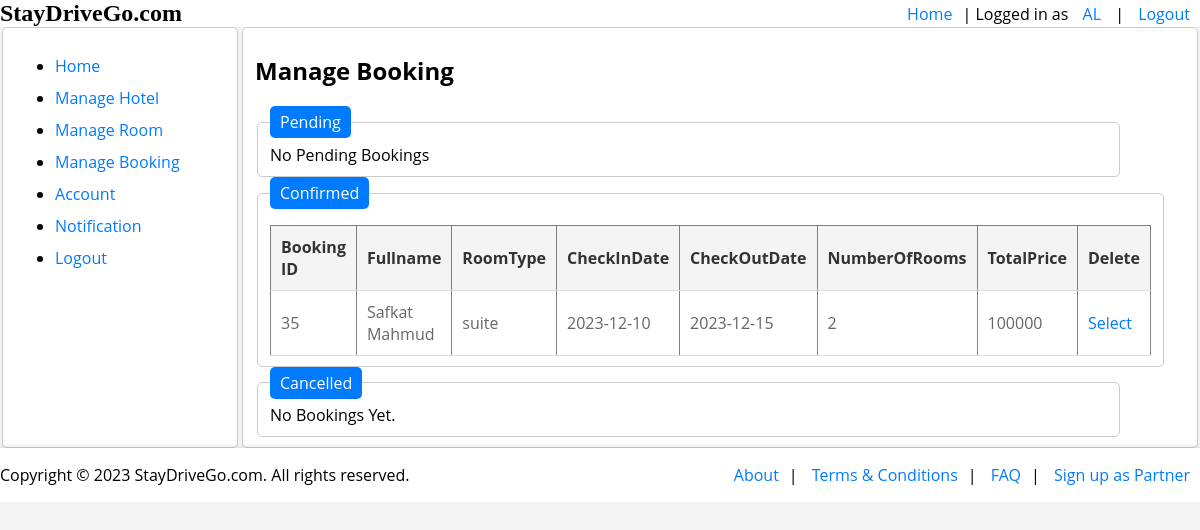
Screenshot of /view/hotelmanagebooking.php (signed in) with the database file from the repository.
### tables this page shows
CREATE TABLE `hotelbooking` (
  `BookingID` int(20) NOT NULL,
  `Username` varchar(50) NOT NULL,
  `Fullname` varchar(50) NOT NULL,
  `Email` varchar(50) NOT NULL,
  `Mobile` varchar(11) NOT NULL,
  `HotelName` varchar(50) NOT NULL,
  `HotelID` int(20) NOT NULL,
  `HotelAddress` varchar(50) NOT NULL,
  `RoomTypeName` varchar(20) NOT NULL,
  `RoomTypeID` int(20) NOT NULL,
  `CheckInDate` date NOT NULL,
  `CheckOutDate` date NOT NULL,
  `NumberOfRooms` int(10) NOT NULL,
  `TotalPrice` int(30) NOT NULL,
  `Status` varchar(20) NOT NULL
);

### Model/hotelownermodel.php (called while the page is built, shortened)
<?php
function confirmedBookings()
{
    if (isset($_SESSION['HotelID'])) {
        $hotelid = $_SESSION['HotelID'];
        $con = getConnection();
        $sql = "SELECT * FROM hotelbooking WHERE HotelID ='{$hotelid}' AND Status ='Confirmed'";
        $result = mysqli_query($con, $sql);
        $confirmedbookings = [];
        while ($row = mysqli_fetch_assoc($result)) {
            array_push($confirmedbookings, $row);
        }
        return $confirmedbookings;
    }
}
?>

### View/hotelmanagebooking.php (the view, shortened to what this page needs)
<?php
require_once('../Model/hotelownermodel.php');
$hotel_info = getHotelInfo();
$booking_info = pendingBookings();
$confirmedbooking_info = confirmedBookings();
$cancelledbooking_info = cancelledBookings();
?>
<!DOCTYPE html>
<html lang="en">
<head>
    <link rel="stylesheet" type="text/css" href="../Asset/home.css">
</head>
<body>
    <?php include_once('header.php'); ?>
    <section style="display: flex;">
        <div style="width: 20%; display: flex; height: auto;">
            <?php include_once('menu.php') ?>
        </div>
        <div style="width: 80%;display: flex;height: auto;">
        <?php
            if (!empty($hotel_info)) {
            ?>
            <fieldset style="width: 100%;">
                <H1>Manage Booking</H1>
                <fieldset>
                    <legend>Pending</legend>
                    <form>
                    <?php if (!empty($booking_info)) { ?>
                        <table border="1">
                            <tr>
                                <th>
                                    Booking ID
                                </th>
                                <th>
                                    Fullname
                                </th>
                                <th>
                                    RoomType
                                </th>
                                <th>
                                    CheckInDate
                                </th>
                                <th>
                                    CheckOutDate
                                </th>
                                <th>
                                    NumberOfRooms
                                </th>
                                <th>
                                    TotalPrice
                                </th>
                                <th>
                                    Select
                                </th>
                            </tr>
                        <?php for ($i = 0; $i < count($booking_info); $i++) { ?>
                            <tr>
                                <td><?= $booking_info[$i]['BookingID'] ?></td>
                                <td><?= $booking_info[$i]['Fullname'] ?></td>
                                <td><?= $booking_info[$i]['RoomTypeName'] ?></td>
                                <td><?= $booking_info[$i]['CheckInDate'] ?></td>
                                <td><?= $booking_info[$i]['CheckOutDate'] ?></td>
                                <td><?= $booking_info[$i]['NumberOfRooms'] ?></td>
                                <td><?= $booking_info[$i]['TotalPrice'] ?></td>
                                <td><a href="editbookinghotel.php?id=<?=$booking_info[$i]['BookingID']?>"> Select </a></td>
                            </tr>
                            <?php } ?>
                        </table>
                        <?php } else {
                        echo 'No Pending Bookings';
                    } ?>
                    </form>
                </fieldset>
                <fieldset>
                    <legend>Confirmed</legend>
                    <form>
                    <?php if (!empty($confirmedbooking_info)) { ?>
                        <table border="1">
                            <tr>
                                <th>
                                    Booking ID
                                </th>
                                <th>
                                    Fullname
                                </th>
                                <th>
                                    RoomType
                                </th>
                                <th>
                                    CheckInDate
                                </th>
                                <th>
                                    CheckOutDate
                                </th>
                                <th>
                                    NumberOfRooms
                                </th>
                                <th>
                                    TotalPrice
                                </th>
                                <th>
                                    Delete
                                </th>
                            </tr>
                        <?php for ($i = 0; $i < count($confirmedbooking_info); $i++) { ?>
                            <tr>
                                <td><?= $confirmedbooking_info[$i]['BookingID'] ?></td>
                                <td><?= $confirmedbooking_info[$i]['Fullname'] ?></td>
                                <td><?= $confirmedbooking_info[$i]['RoomTypeName'] ?></td>
                                <td><?= $confirmedbooking_info[$i]['CheckInDate'] ?></td>
                                <td><?= $confirmedbooking_info[$i]['CheckOutDate'] ?></td>
                                <td><?= $confirmedbooking_info[$i]['NumberOfRooms'] ?></td>
                                <td><?= $confirmedbooking_info[$i]['TotalPrice'] ?></td>
                                <td><a href="editbookinghotel.php?id=<?=$confirmedbooking_info[$i]['BookingID']?>"> Select </a></td>
                            </tr>
                            <?php } ?>
                        </table>
                        <?php } else {
                        echo 'No Bookings Yet.';
                    } ?>
                    </form>
                </fieldset>
                <fieldset>
                    <legend>Cancelled</legend>
                    <form>
                    <?php if (!empty($cancelledbooking_info)) { ?>
                        <table border="1">
                            <tr>
                                <th>
                                    Booking ID
                                </th>
                                <th>
                                    Fullname
                                </th>
                                <th>
                                    RoomType
                                </th>
                                <th>
                                    CheckInDate
                                </th>
                                <th>
                                    CheckOutDate
                                </th>
                                <th>
                                    NumberOfRooms
                                </th>
                                <th>
                                    TotalPrice
                                </th>
                                <th>
                                    Delete
                                </th>
                            </tr>
                        <?php for ($i = 0; $i < count($cancelledbooking_info); $i++) { ?>
                            <tr>
                                <td><?= $cancelledbooking_info[$i]['BookingID'] ?></td>
                                <td><?= $cancelledbooking_info[$i]['Fullname'] ?></td>
                                <td><?= $cancelledbooking_info[$i]['RoomTypeName'] ?></td>
                                <td><?= $cancelledbooking_info[$i]['CheckInDate'] ?></td>
                                <td><?= $cancelledbooking_info[$i]['CheckOutDate'] ?></td>
                                <td><?= $cancelledbooking_info[$i]['NumberOfRooms'] ?></td>
                                <td><?= $cancelledbooking_info[$i]['TotalPrice'] ?></td>
                                <td><a href="editbookinghotel.php?id=<?=$cancelledbooking_info[$i]['BookingID']?>"> Select </a></td>
                            </tr>
                            <?php } ?>
                        </table>
                        <?php } else {
                        echo 'No Bookings Yet.';
                    } ?>
                    </form>
                </fieldset>
            </fieldset>
            <?php } else {
                echo "Add Hotel First.";
            } ?>
        </div>
    </section>
    <?php include_once('footerpublic.php'); ?>
</body>
</html>

### Asset/home.css (style rules this page uses)
body { font-family: "Open Sans", sans-serif; margin: 0; padding: 0; background-color: #f4f4f4; }
section { display: fixed; }
fieldset { border: 1px solid #ccc; border-radius: 5px; width: 90%; background-color: white; }
legend { padding: 5px 10px; background-color: #007bff; color: white; border-radius: 5px; }
table { width: 100%; border-collapse: collapse; text-align: left; margin-top: 10px; }
th, td { padding: 10px; border-bottom: 1px solid #ddd; }
th { background-color: #f4f4f4; color: #333; }
td { color: #666; }
a { color: #007bff; text-decoration: none; }

### View/header.php (style rules this page uses)
body { margin: 0; padding: 0; font-family: 'Open Sans', sans-serif; display: flex; flex-direction: column; min-height: 100vh; }

### View/footerpublic.php (style rules this page uses)
body { margin: 0; padding: 0; font-family: 'Open Sans', sans-serif; display: flex; flex-direction: column; min-height: 100vh; }

### rows the page displays
hotelbooking: BookingID "35", Fullname "Safkat Mahmud", RoomTypeName "suite", CheckInDate "2023-12-10", CheckOutDate "2023-12-15", NumberOfRooms "2", TotalPrice "100000"

### other values shown
$_SESSION['firstname'] "AL"
